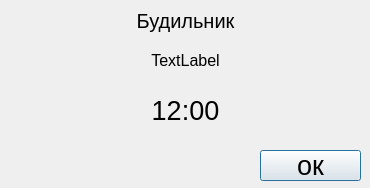
<?xml version="1.0" encoding="UTF-8"?>
<ui version="4.0">
 <class>Dialog</class>
 <widget class="QDialog" name="Dialog">
  <property name="geometry">
   <rect>
    <x>0</x>
    <y>0</y>
    <width>370</width>
    <height>188</height>
   </rect>
  </property>
  <property name="windowTitle">
   <string>Dialog</string>
  </property>
  <widget class="QLabel" name="label_header">
   <property name="geometry">
    <rect>
     <x>0</x>
     <y>0</y>
     <width>371</width>
     <height>41</height>
    </rect>
   </property>
   <property name="font">
    <font>
     <pointsize>15</pointsize>
    </font>
   </property>
   <property name="mouseTracking">
    <bool>false</bool>
   </property>
   <property name="tabletTracking">
    <bool>false</bool>
   </property>
   <property name="layoutDirection">
    <enum>Qt::LeftToRight</enum>
   </property>
   <property name="frameShape">
    <enum>QFrame::NoFrame</enum>
   </property>
   <property name="frameShadow">
    <enum>QFrame::Plain</enum>
   </property>
   <property name="text">
    <string>Будильник</string>
   </property>
   <property name="textFormat">
    <enum>Qt::AutoText</enum>
   </property>
   <property name="scaledContents">
    <bool>false</bool>
   </property>
   <property name="alignment">
    <set>Qt::AlignCenter</set>
   </property>
   <property name="wordWrap">
    <bool>false</bool>
   </property>
   <property name="margin">
    <number>3</number>
   </property>
   <property name="indent">
    <number>-1</number>
   </property>
   <property name="openExternalLinks">
    <bool>true</bool>
   </property>
  </widget>
  <widget class="QPushButton" name="btn_ok">
   <property name="geometry">
    <rect>
     <x>260</x>
     <y>150</y>
     <width>101</width>
     <height>31</height>
    </rect>
   </property>
   <property name="font">
    <font>
     <pointsize>20</pointsize>
    </font>
   </property>
   <property name="text">
    <string>ок</string>
   </property>
  </widget>
  <widget class="QLabel" name="label_signature_alarm">
   <property name="geometry">
    <rect>
     <x>0</x>
     <y>40</y>
     <width>371</width>
     <height>41</height>
    </rect>
   </property>
   <property name="font">
    <font>
     <pointsize>12</pointsize>
    </font>
   </property>
   <property name="text">
    <string>TextLabel</string>
   </property>
   <property name="alignment">
    <set>Qt::AlignCenter</set>
   </property>
  </widget>
  <widget class="QLabel" name="label_time">
   <property name="geometry">
    <rect>
     <x>0</x>
     <y>80</y>
     <width>371</width>
     <height>61</height>
    </rect>
   </property>
   <property name="font">
    <font>
     <pointsize>20</pointsize>
    </font>
   </property>
   <property name="text">
    <string>12:00</string>
   </property>
   <property name="alignment">
    <set>Qt::AlignCenter</set>
   </property>
  </widget>
 </widget>
 <resources/>
 <connections/>
</ui>
